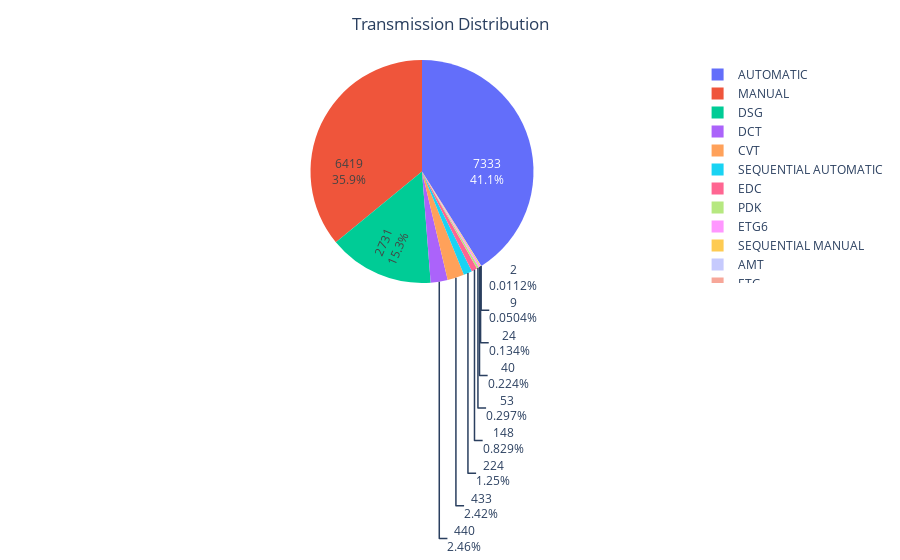

The code cell stored with this chart in its notebook:
### Markdown cell above
### Transmision distribution

### Code cell
df_Transmission=uk_data['Transmission Type'].value_counts().reset_index().rename(columns={'index':'Transmission Type','Transmission Type':'Count'})
df_Transmission
fig = px.pie(df_Transmission, values='Count', names='Transmission Type')

fig.update_traces(hoverinfo='label+percent', textinfo='value+percent', textfont_size=12,insidetextorientation='radial')
fig.update_layout(title="Transmission Distribution",title_x=0.5)
fig.show()

### Figure 1 — Plotly figure (JSON) as saved in the notebook; plotly's stock layout.template omitted (floating-point values rounded to 4 significant figures)
{"data": [{"domain": {"x": [0, 1], "y": [0, 1]}, "hoverinfo": "label+percent", "hovertemplate": "Transmission Type=%{label}<br>Count=%{value}<extra></extra>", "insidetextorientation": "radial", "labels": ["AUTOMATIC", "MANUAL", "DSG", "DCT", "CVT", "SEQUENTIAL AUTOMATIC", "EDC", "PDK", "ETG6", "SEQUENTIAL MANUAL", "AMT", "ETG"], "legendgroup": "", "name": "", "showlegend": true, "textfont": {"size": 12}, "textinfo": "value+percent", "type": "pie", "values": [7333, 6419, 2731, 440, 433, 224, 148, 53, 40, 24, 9, 2]}], "layout": {"legend": {"tracegroupgap": 0}, "margin": {"t": 60}, "title": {"text": "Transmission Distribution", "x": 0.5}}}
